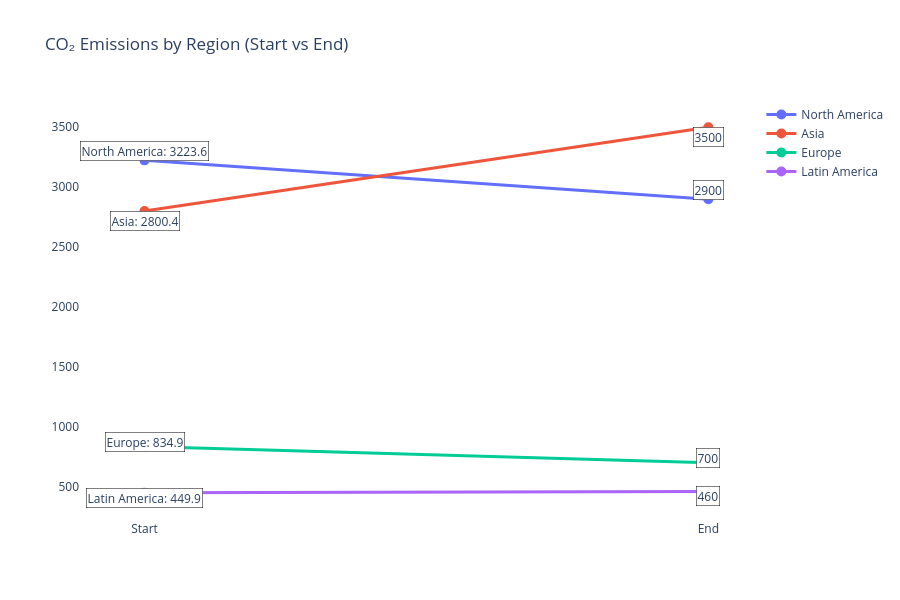

Notebook cell for this chart:
### Markdown cell above
---
## Task 2 — Slopegraph: Regional Change 2000 vs 2022

**What to build:** A slopegraph comparing **average regional CO2 emissions** between 2000 and 2022.

**Requirements:**
- One line per region (not per country — aggregate first)
- Colour: regions that increased = one colour; decreased = another
- Values labelled at both ends of each line
- No y-axis tick labels (the endpoint labels make them redundant)
- Insight title stating which regions moved most

> 💡 `df.groupby(['Region','Year'])['CO2_Mt'].mean().reset_index()` then filter to 2000 and 2022

### Code cell
# Resolving and providing clear graphs without overlap
df = pd.DataFrame({
    "Region": ["North America", "Asia", "Europe", "Latin America"],
    "Start": [3223.6, 2800.4, 834.9, 449.9],
    "End": [2900, 3500, 700, 460]
})

# Manual vertical nudges to avoid overlapping labels
nudges = {
    "North America": 80,
    "Asia": -80,
    "Europe": 40,
    "Latin America": -40
}

fig = go.Figure()

for _, row in df.iterrows():
    region = row["Region"]
    start = row["Start"]
    end = row["End"]

    # Line
    fig.add_trace(go.Scatter(
        x=[0, 1],
        y=[start, end],
        mode="lines+markers",
        line=dict(width=3),
        marker=dict(size=10),
        name=region,
        hovertemplate=f"{region}<br>%{{y}} MtCO₂"
    ))

    # Start label
    fig.add_annotation(
        x=0,
        y=start + nudges[region],
        text=f"{region}: {start}",
        showarrow=False,
        font=dict(size=12),
        bgcolor="white",
        bordercolor="black",
        borderwidth=0.5
    )

    # End label
    fig.add_annotation(
        x=1,
        y=end + nudges[region],
        text=f"{end}",
        showarrow=False,
        font=dict(size=12),
        bgcolor="white",
        bordercolor="black",
        borderwidth=0.5
    )

fig.update_layout(
    title="CO₂ Emissions by Region (Start vs End)",
    xaxis=dict(showgrid=False, zeroline=False, tickvals=[0,1], ticktext=["Start","End"]),
    yaxis=dict(showgrid=True, zeroline=False),
    plot_bgcolor="white",
    width=900,
    height=600
)

fig.show()

### Figure 1 — Plotly figure (JSON) as saved in the notebook; plotly's stock layout.template omitted (floating-point values rounded to 4 significant figures)
{"data": [{"hovertemplate": "North America<br>%{y} MtCO₂", "line": {"width": 3}, "marker": {"size": 10}, "mode": "lines+markers", "name": "North America", "type": "scatter", "x": [0, 1], "y": [3224.0, 2900]}, {"hovertemplate": "Asia<br>%{y} MtCO₂", "line": {"width": 3}, "marker": {"size": 10}, "mode": "lines+markers", "name": "Asia", "type": "scatter", "x": [0, 1], "y": [2800.0, 3500]}, {"hovertemplate": "Europe<br>%{y} MtCO₂", "line": {"width": 3}, "marker": {"size": 10}, "mode": "lines+markers", "name": "Europe", "type": "scatter", "x": [0, 1], "y": [834.9, 700]}, {"hovertemplate": "Latin America<br>%{y} MtCO₂", "line": {"width": 3}, "marker": {"size": 10}, "mode": "lines+markers", "name": "Latin America", "type": "scatter", "x": [0, 1], "y": [449.9, 460]}], "layout": {"annotations": [{"bgcolor": "white", "bordercolor": "black", "borderwidth": 0.5, "font": {"size": 12}, "showarrow": false, "text": "North America: 3223.6", "x": 0, "y": 3304.0}, {"bgcolor": "white", "bordercolor": "black", "borderwidth": 0.5, "font": {"size": 12}, "showarrow": false, "text": "2900", "x": 1, "y": 2980}, {"bgcolor": "white", "bordercolor": "black", "borderwidth": 0.5, "font": {"size": 12}, "showarrow": false, "text": "Asia: 2800.4", "x": 0, "y": 2720.0}, {"bgcolor": "white", "bordercolor": "black", "borderwidth": 0.5, "font": {"size": 12}, "showarrow": false, "text": "3500", "x": 1, "y": 3420}, {"bgcolor": "white", "bordercolor": "black", "borderwidth": 0.5, "font": {"size": 12}, "showarrow": false, "text": "Europe: 834.9", "x": 0, "y": 874.9}, {"bgcolor": "white", "bordercolor": "black", "borderwidth": 0.5, "font": {"size": 12}, "showarrow": false, "text": "700", "x": 1, "y": 740}, {"bgcolor": "white", "bordercolor": "black", "borderwidth": 0.5, "font": {"size": 12}, "showarrow": false, "text": "Latin America: 449.9", "x": 0, "y": 409.9}, {"bgcolor": "white", "bordercolor": "black", "borderwidth": 0.5, "font": {"size": 12}, "showarrow": false, "text": "460", "x": 1, "y": 420}], "height": 600, "plot_bgcolor": "white", "title": {"text": "CO₂ Emissions by Region (Start vs End)"}, "width": 900, "xaxis": {"showgrid": false, "ticktext": ["Start", "End"], "tickvals": [0, 1], "zeroline": false}, "yaxis": {"showgrid": true, "zeroline": false}}}
